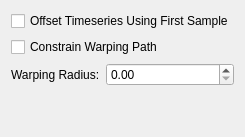
                     <widget class="QWidget" name="page_62">
                      <layout class="QGridLayout" name="gridLayout_40">
                       <item row="0" column="0">
                        <layout class="QVBoxLayout" name="verticalLayout_36">
                         <item>
                          <widget class="QCheckBox" name="pipelineTool_dtw_offsetTimeseriesUsingFirstSample">
                           <property name="text">
                            <string>Offset Timeseries Using First Sample</string>
                           </property>
                          </widget>
                         </item>
                         <item>
                          <widget class="QCheckBox" name="pipelineTool_dtw_constrainWarpingPath">
                           <property name="text">
                            <string>Constrain Warping Path</string>
                           </property>
                          </widget>
                         </item>
                         <item>
                          <layout class="QFormLayout" name="formLayout_38">
                           <item row="0" column="0">
                            <widget class="QLabel" name="label_168">
                             <property name="text">
                              <string>Warping Radius:</string>
                             </property>
                            </widget>
                           </item>
                           <item row="0" column="1">
                            <widget class="QDoubleSpinBox" name="pipelineTool_dtw_warpingRadius"/>
                           </item>
                          </layout>
                         </item>
                        </layout>
                       </item>
                       <item row="1" column="0">
                        <spacer name="verticalSpacer_15">
                         <property name="orientation">
                          <enum>Qt::Vertical</enum>
                         </property>
                         <property name="sizeHint" stdset="0">
                          <size>
                           <width>20</width>
                           <height>40</height>
                          </size>
                         </property>
                        </spacer>
                       </item>
                      </layout>
                     </widget>
